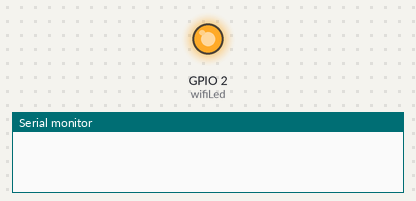
Bench run of a sketch on a simulated ESP8266 (NodeMCU). Parts: output pins drawn as LEDs (lit = HIGH), the last lines printed to the serial monitor. WiFi joins after 1.5 s; servers stay silent unless stated.

Above: at 0.1 s.
At 1.6 s:
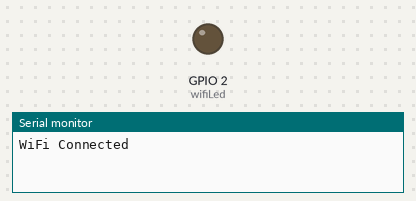
Timing chart, 0 to 3.1 s (numbered marks = the images above):
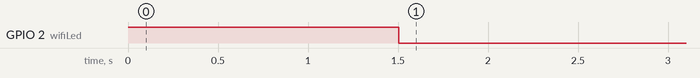

The sketch:

NodeMCU_WiFi_Manager.ino
```cpp
#include <WiFiManager.h>
#define wifiLed   2   //D4

void setup() {
    Serial.begin(115200);
    pinMode(wifiLed, OUTPUT);
    digitalWrite(wifiLed, HIGH);

    SetWiFi();
}

void loop() {

}

void SetWiFi(){
  WiFi.mode(WIFI_STA);
    WiFiManager wm;
    bool res = wm.autoConnect("ESP8266_WiFi_Config","1qazmlp0");
    if(!res) {
        Serial.println("Failed to connect");
        for (int i; i<2;  i++) {
        digitalWrite(wifiLed, LOW);
        delay(500);
        digitalWrite(wifiLed, HIGH);
        delay(500);}}
    else Serial.println("WiFi Connected"); digitalWrite(wifiLed, LOW);
}
```
